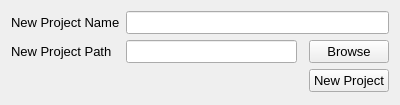
<?xml version="1.0" encoding="UTF-8"?>
<ui version="4.0">
 <class>newProject</class>
 <widget class="QWidget" name="newProject">
  <property name="windowModality">
   <enum>Qt::ApplicationModal</enum>
  </property>
  <property name="geometry">
   <rect>
    <x>0</x>
    <y>0</y>
    <width>400</width>
    <height>105</height>
   </rect>
  </property>
  <property name="font">
   <font>
    <family>Arial</family>
    <pointsize>10</pointsize>
   </font>
  </property>
  <property name="windowTitle">
   <string>New Project</string>
  </property>
  <layout class="QGridLayout" name="gridLayout">
   <item row="0" column="0">
    <widget class="QLabel" name="label">
     <property name="text">
      <string>New Project Name</string>
     </property>
    </widget>
   </item>
   <item row="2" column="3">
    <widget class="QPushButton" name="pushButton_newProject">
     <property name="text">
      <string>New Project</string>
     </property>
    </widget>
   </item>
   <item row="1" column="3">
    <widget class="QPushButton" name="pushButton_browse">
     <property name="text">
      <string>Browse</string>
     </property>
    </widget>
   </item>
   <item row="1" column="0">
    <widget class="QLabel" name="label_2">
     <property name="text">
      <string>New Project Path</string>
     </property>
    </widget>
   </item>
   <item row="1" column="1">
    <widget class="QLineEdit" name="lineEdit_path"/>
   </item>
   <item row="0" column="1" colspan="3">
    <widget class="QLineEdit" name="lineEdit_name"/>
   </item>
  </layout>
 </widget>
 <resources/>
 <connections/>
</ui>
